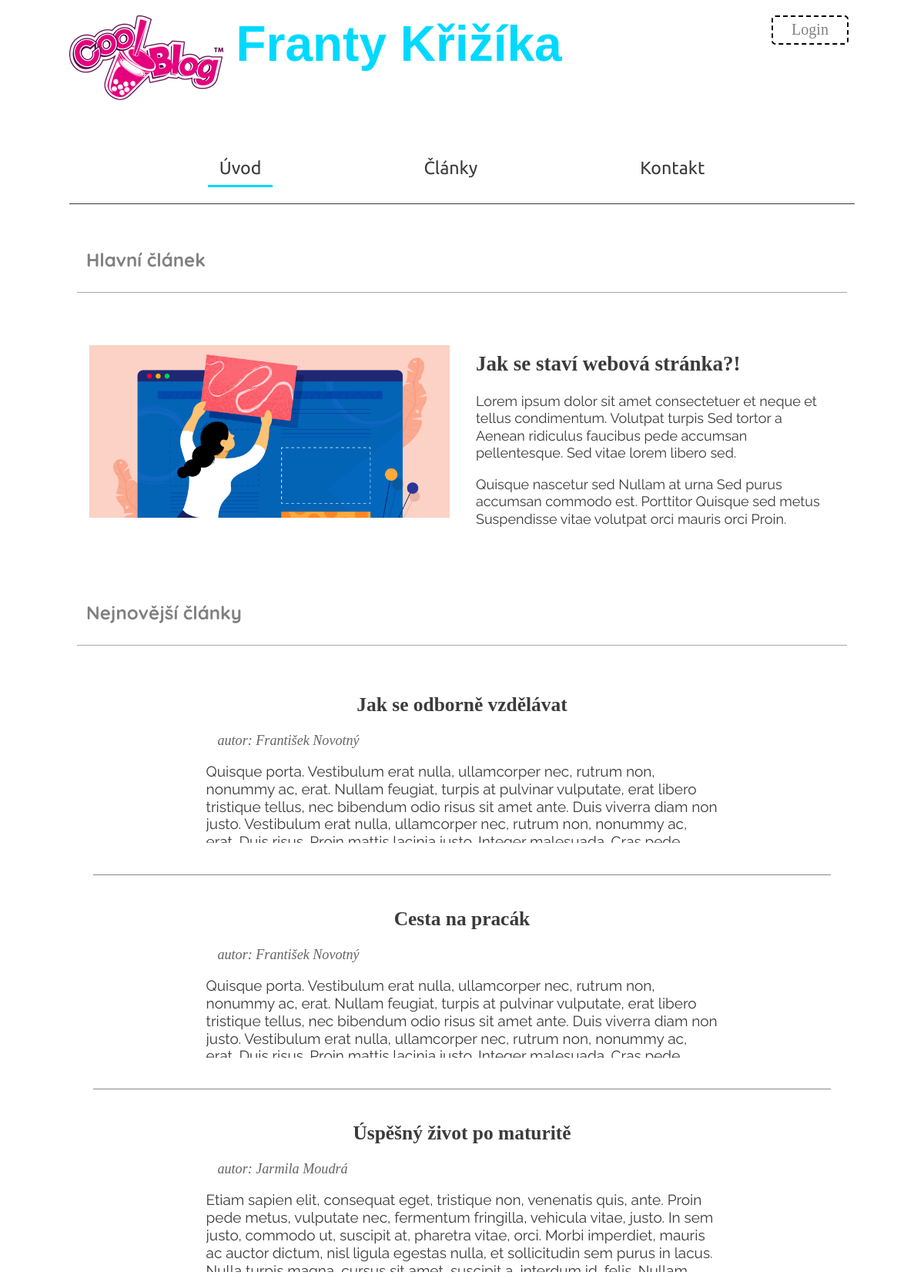
The page / on the database its author committed.
### tables this page shows
CREATE TABLE `clanky` (
  `idclanky` int(10) unsigned NOT NULL AUTO_INCREMENT,
  `titulek` varchar(255) NOT NULL,
  `obsah` text NOT NULL,
  `idkategorie` int(10) unsigned NOT NULL,
  `idautor` int(10) unsigned NOT NULL,
  PRIMARY KEY (`idclanky`,`idkategorie`,`idautor`),
  UNIQUE KEY `idclanky_UNIQUE` (`idclanky`),
  UNIQUE KEY `titulek_UNIQUE` (`titulek`),
  KEY `fk_clanky_kategorie_idx` (`idkategorie`),
  KEY `fk_clanky_autor1_idx` (`idautor`),
  CONSTRAINT `fk_clanky_autor1` FOREIGN KEY (`idautor`) REFERENCES `autor` (`idautor`) ON DELETE NO ACTION ON UPDATE NO ACTION,
  CONSTRAINT `fk_clanky_kategorie` FOREIGN KEY (`idkategorie`) REFERENCES `kategorie` (`idkategorie`) ON DELETE NO ACTION ON UPDATE NO ACTION
);

CREATE TABLE `autor` (
  `idautor` int(10) unsigned NOT NULL AUTO_INCREMENT,
  `jmeno` varchar(255) NOT NULL,
  `prijmeni` varchar(255) NOT NULL,
  `email` varchar(255) DEFAULT NULL,
  `heslo` varchar(255) DEFAULT NULL,
  PRIMARY KEY (`idautor`),
  UNIQUE KEY `idautor_UNIQUE` (`idautor`)
);

### fce/menu-selected.php (called while the page is built)
<?php
function item_selected($item) {
    if ($item == basename($_SERVER['PHP_SELF'])) {
        return 'class="selected"';
    } elseif (basename($_SERVER['PHP_SELF']) == 'categories.php' && $item == 'articles.php') {
        return 'class="selected"';
    }
}
?>

### index.php (the view, shortened to what this page needs)
<?php require_once('partials/head.php');?>
     <?php include('partials/menu.php');?>
  </header>
  <div class="content">
    <?php
    if(!isset($_GET['page'])){ ?>
        <h2 class="podnadpis">Hlavní článek</h2>
            <a id="main-article-holder" href="index.php?page=main-article">
                <section id="main" class="main-article">
                        <?php include 'partials/main-article.php' ?>
                </section>
            </a>
            <div id="news" class="row">
            <h2 class="podnadpis">Nejnovější články</h2>
                <?php
                $stmt = $conn->prepare("SELECT clanky.idclanky, clanky.titulek, clanky.obsah, autor.jmeno as jmenoautor, autor.prijmeni FROM clanky JOIN autor ON autor.idautor = clanky.idautor ORDER BY  clanky.idclanky DESC LIMIT 3;");
                $stmt->execute();
                $i = 1;
                while ($row = $stmt->fetch()) {
                    echo '<article id="new-'. $i .'" class="minor">';
                    echo '<div id ="text-'.$i.'" class="clicked">';
                    echo '<h2>'.$row['titulek'].'</h2>';
                    echo '<span class="author">autor: <i class="author-name">'.$row['jmenoautor'].' '.$row['prijmeni'].'</i></span>';
                    echo '<p class="article-content">'.$row['obsah'].'</p>';
                    echo '</div>';
                    echo '</article>';
                    $i++;
                }
            echo '</div>';
    } ?>
    </div>
    <?php include('partials/footer.php');?>

### partials/head.php (shortened to what this page needs)
<!DOCTYPE html>
<html lang='cs'>
<head>
    <link rel="stylesheet" href="./assets/css/style.css" type="text/css">
</head>
<body>
    <header>
      <div class="head-header">
        <img class="logo" src="assets/imgs/logo.png" alt="logo CoolBlog" width="200" height="110" />
        <h1 id='nazev'>Franty Křižíka</h1>
        <?php
            if (isset($_SESSION['iduser'])){
                    echo '<a class="log" href="logout.php">Logout</a>';
            } else {
                echo '<a class="log" href="login.php">Login</a>';
            }
        ?>
    </div>

### partials/menu.php (shortened to what this page needs)
<nav class='main-menu'>
    <ul>
    <?php
        include 'fce/menu-selected.php';
        $menu = glob('*.php');
        unset($menu[4]);
        array_unshift($menu, 'index.php');
        foreach ($menu as $item) {
            $item_name = basename($item, '.php');
            if ($item_name == 'index') {
                $item_name = 'Úvod';
            } elseif ($item_name == 'articles') {
                $item_name = 'Články';
            } elseif ($item_name == 'contact') {
                $item_name = 'kontakt';
            } elseif ($item_name == 'admin') {
                continue;
            } elseif ($item_name == 'login') {
                continue;
            } elseif ($item_name == 'logout') {
                continue;
            } elseif ($item_name == 'categories') {
                continue;
            };
            echo '<li><a '.item_selected($item).' href="'.$item.'">'.ucfirst($item_name).'</a></li>';
        }
        ?>
    </ul>
</nav>

### partials/main-article.php (shortened to what this page needs)
<aside>
    <img src="assets/imgs/main_article.png">
</aside>
<article>
    <?php if(!isset($_GET['page'])){
    echo '<h2>Jak se staví webová stránka?!</h2>';
    } ?>
    <p>Lorem ipsum dolor sit amet consectetuer et neque et tellus condimentum. Volutpat turpis Sed tortor a Aenean ridiculus faucibus pede accumsan pellentesque. Sed vitae lorem libero sed.</p>
    <p>Quisque nascetur sed Nullam at urna Sed purus accumsan commodo est. Porttitor Quisque sed metus Suspendisse vitae volutpat orci mauris orci Proin. Phasellus congue pellentesque ut et.</p>
</article>

### partials/footer.php (shortened to what this page needs)
</body>
</html>

### assets/css/style.css (style rules this page uses)
html { box-sizing: border-box; }
*, *:before, *:after { box-sizing: inherit; }
body { max-width: 63.75em; height: auto; margin: auto; padding: 1.25em 0; color: rgb(59, 59, 59); }
header { max-width: 100%; display: block; }
.head-header { display: flex; justify-content: space-between; max-height: 7em; padding-right: .5em; margin-bottom: 4em; }
img.logo { max-width: 12.5em; max-height: 7em; }
#nazev { font-family: 'Noto Sans TC', sans-serif; font-size: 4em; color: rgb(0, 217, 255); margin: 0; position: relative; right: 2em; }
.log { display: block; position: relative; color: grey; font-size: 1.25em; max-height: 1.9em; width: 5em; text-decoration: none; text-align: center; padding: .25em 0; border-radius: .25em; border: .1125em dashed black; }
.podnadpis, .login h2 { font-family: 'Quicksand', sans-serif; line-height: 3.5em; color: grey; padding-left: .5em; border-bottom: .0625em solid rgba(80, 80, 80, 0.5); }
p, .create-article textarea, .edit-article textarea { font-family: 'Raleway', sans-serif; line-height: 1.25em; }
#main-article-holder { color: rgb(59, 59, 59); text-decoration: none; }
.main-article { padding: 1em 0 1.5em 0; }
.main-article { display: flex; flex-wrap: wrap; flex-direction: row; justify-content: space-around; text-align: initial; cursor: pointer; }
article { font-size: 1.125em; }
.main-article article, .main-article aside { max-width: 50%; padding: 1em; max-height: 15em; margin-bottom: 1.25em; overflow: hidden; }
.main-article aside { margin-bottom: 0; margin-top: 1em; }
.main-article img { width: 100%; }
.main-menu { padding-bottom: .45em; border-bottom: .0625em solid rgb(59, 59, 59); }
.main-menu ul { display: flex; margin: 1em auto; padding: 0; max-width: 82.5%; justify-content: space-around; }
.main-menu li { display: inline; margin: 10px 10px; }
li { list-style-type: none; }
li a { text-decoration: none; font-size: 1.45em; font-family: 'Ubuntu', sans-serif; font-weight: 400; color: rgb(59, 59, 59); padding: 10px 15px; }
li a:hover, .selected { border-bottom: .1293103448275862em solid rgb(0, 217, 255); }
.content { padding: 0 .625em; margin: 1.875em 0; }
.row { display: flex; flex-direction: column; justify-content: space-around; clear: both; width: 100%; }
.minor { display: flex; flex-direction: column; font-size: 1.06em; cursor: pointer; padding: 1.25em 1.25em; margin: 0 1.25em; border-bottom: .0625em solid #888888; text-align: center; }
.minor:last-child { border-bottom: none; }
.minor span { display: block; float: none; max-width: 35em; margin: 0 auto 1em auto; text-align: left; font-size: 1.07em; }
.article-content { clear: both; font-size: 1.12em; line-height: 1.2em; max-height: 5.5em; max-width: 35em; margin: 0 auto 1em auto; overflow: hidden; text-align: left; }
.author { float: right; color: rgb(102, 101, 101); font-style: italic; margin-right: .5em; margin-top: .68em;; margin-bottom: .420em; }

### rows shown on the page
clanky: titulek "Jak se odborně vzdělávat", idautor.jmeno "František", idautor.prijmeni "Novotný", obsah "Quisque porta. Vestibulum erat nulla, ullamcorper nec, rutrum non, nonummy ac, erat. Nullam feugiat, turpis at pulvinar vulputate, erat libero tristique tellus, nec bibendum odio risus sit amet ante. Duis viverra diam non justo. Vestibulum erat nulla, ullamcorper nec, rutrum non, nonummy ac,…"
clanky: titulek "Cesta na pracák", idautor.jmeno "František", idautor.prijmeni "Novotný", obsah "Quisque porta. Vestibulum erat nulla, ullamcorper nec, rutrum non, nonummy ac, erat. Nullam feugiat, turpis at pulvinar vulputate, erat libero tristique tellus, nec bibendum odio risus sit amet ante. Duis viverra diam non justo. Vestibulum erat nulla, ullamcorper nec, rutrum non, nonummy ac,…"
clanky: titulek "Úspěšný život po maturitě", idautor.jmeno "Jarmila", idautor.prijmeni "Moudrá", obsah "Etiam sapien elit, consequat eget, tristique non, venenatis quis, ante. Proin pede metus, vulputate nec, fermentum fringilla, vehicula vitae, justo. In sem justo, commodo ut, suscipit at, pharetra vitae, orci. Morbi imperdiet, mauris ac auctor dictum, nisl ligula egestas nulla, et sollicitudin sem purus in lacus.…"

### other values the page prints
$item_name "Úvod"
$item_name "Články"
$item_name "Kontakt"
